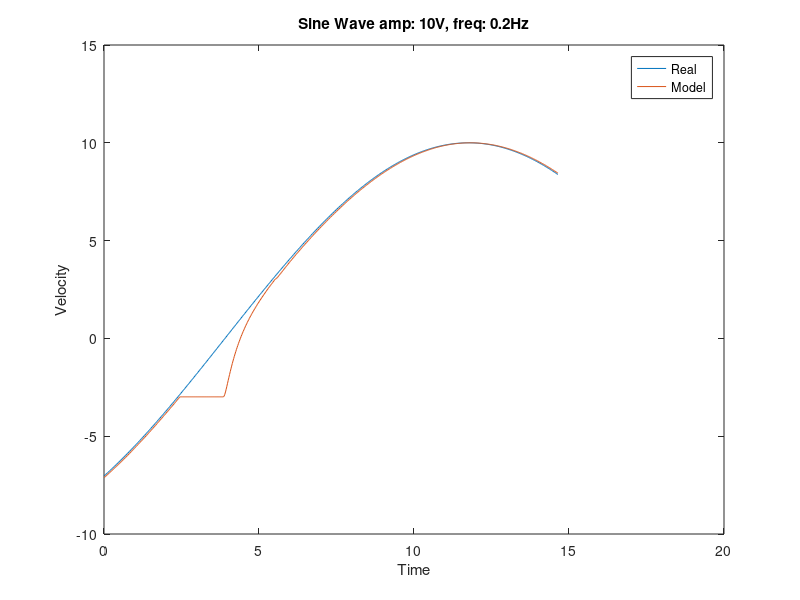
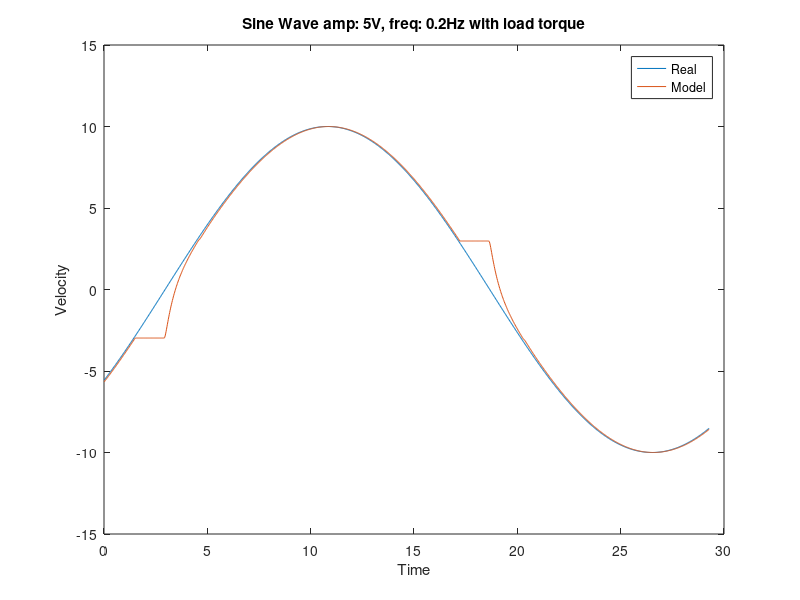
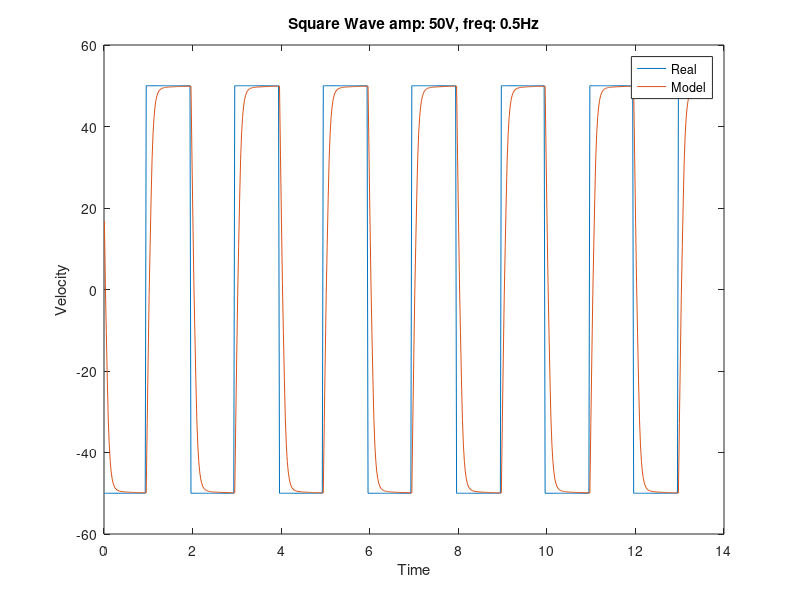
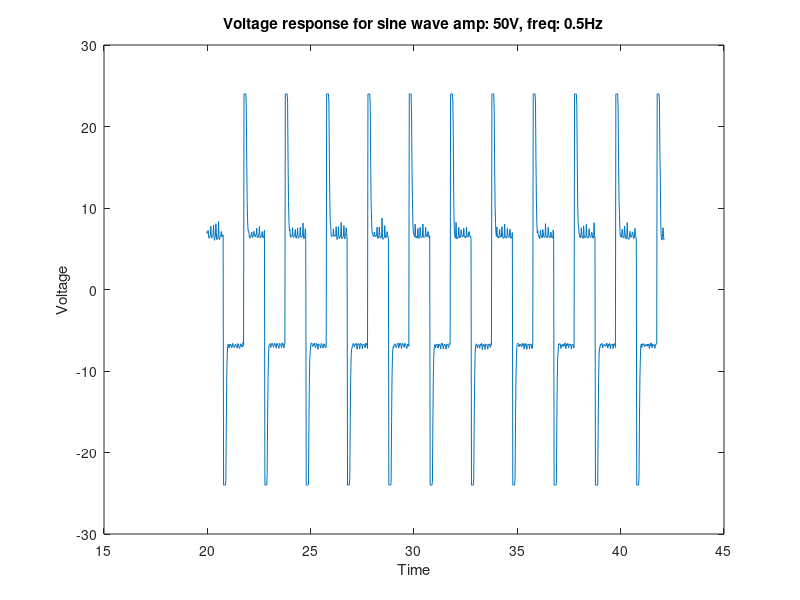

Recreate these plots in MATLAB, in order.
close all, clear all, clc
%% 1

% Collect data
load('./Datafiles/VelocityController/sin_amp10_freq02.mat');
x = sin_amp10_freq02.X(:,1);
y1 = sin_amp10_freq02.Y(:,1);
y2 = sin_amp10_freq02.Y(:,2);

% Plotting
figure
plot(x.Data,y2.Data,x.Data,y1.Data)
legend('Real','Model')
title('Sine Wave amp: 10V, freq: 0.2Hz')
ylabel('Velocity')
xlabel('Time')

%%2
% Collect data
load('./Datafiles/VelocityController/sin_amp10_freq02_HOLD.mat');
x = sin_amp10_freq02_HOLD.X(:,1);
y1 = sin_amp10_freq02_HOLD.Y(:,1);
y2 = sin_amp10_freq02_HOLD.Y(:,2);

% Plotting
figure
plot(x.Data,y2.Data,x.Data,y1.Data)
legend('Real','Model')
title('Sine Wave amp: 5V, freq: 0.2Hz with load torque')
ylabel('Velocity')
xlabel('Time')
%% 3

% Collect data
load('./Datafiles/VelocityController/sq_amp50_freq05.mat');
x = sq_amp50_freq016.X(:,1);
y1 = sq_amp50_freq016.Y(:,1);
y2 = sq_amp50_freq016.Y(:,2);

% Plotting
figure
plot(x.Data,y2.Data,x.Data,y1.Data)
legend('Real','Model')
title('Square Wave amp: 50V, freq: 0.5Hz')
ylabel('Velocity')
xlabel('Time')

%%4
% Collect data
load('./Datafiles/VelocityController/volt_amp50_freq05.mat');
x = volt_amp50_freq05.X(:,1);
y1 = volt_amp50_freq05.Y(:,1);

% Plotting
figure
plot(x.Data,y1.Data)
title('Voltage response for sine wave amp: 50V, freq: 0.5Hz')
ylabel('Voltage')
xlabel('Time')
%% 5

% Collect data
load('./Datafiles/VelocityController/volt_sin_amp10_freq02.mat');
x = volt_sin_amp10_freq02.X(:,1);
y1 = volt_sin_amp10_freq02.Y(:,1);

% Plotting
figure
plot(x.Data,y1.Data)
legend('Voltage')
title('Voltage response for sine wave amp: 10V, freq: 0.2Hz')
ylabel('Voltage')
xlabel('Time')

%%6
% Collect data
load('./Datafiles/VelocityController/volt_sin_amp10_freq02_HOLD.mat');
x = volt_sin_amp10_freq02_HOLD.X(:,1);
y1 = volt_sin_amp10_freq02_HOLD.Y(:,1);

% Plotting
figure
plot(x.Data,y1.Data)
legend('Voltage')
title('Voltage response for sine wave amp: 10V, freq: 0.2Hz with load torque')
ylabel('Velocity')
xlabel('Time')